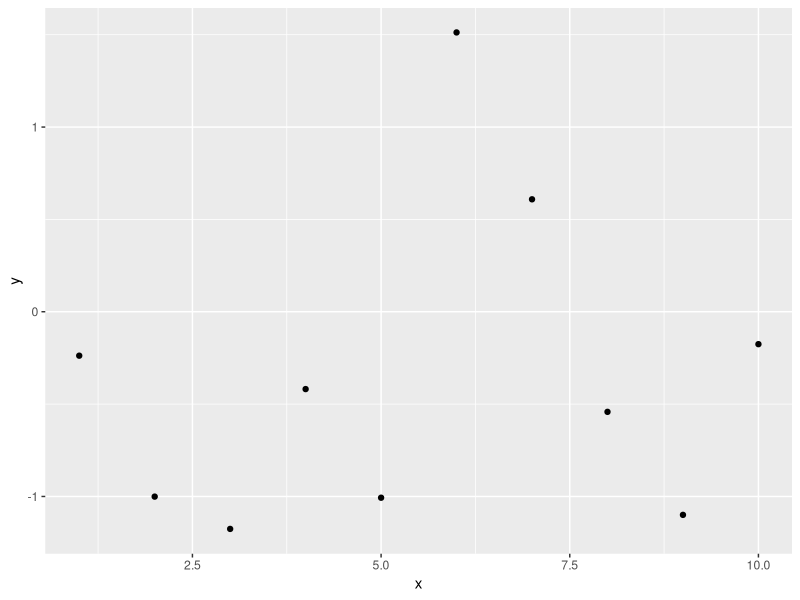

Source code (R):
## ---- chunk 1
library(ggplot2) 
data <- data.frame(x = 1:10, y = rnorm(10)) 
ggplot(data, aes(x, y)) + geom_point()
